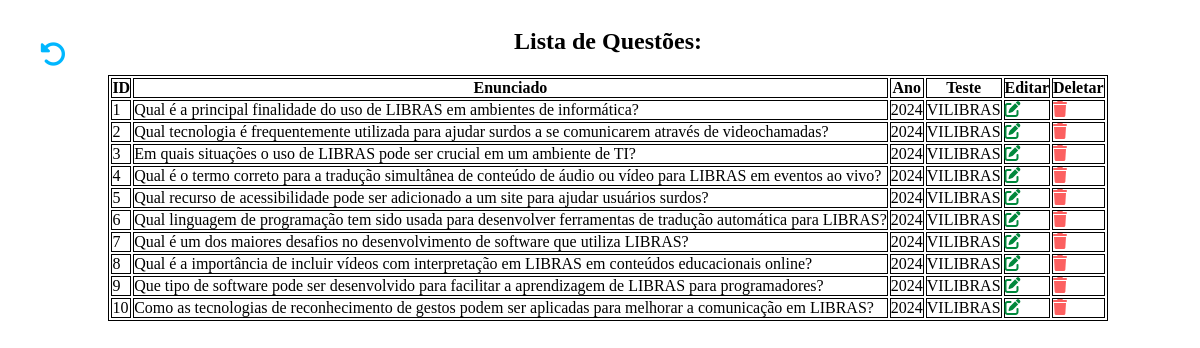
The page /app/pages/questoes/listQuestoes.php on the database its author committed.
### tables this page shows
CREATE TABLE questoes (
	id_questao INT PRIMARY KEY AUTO_INCREMENT,
	test VARCHAR(1000) NOT NULL,
	content VARCHAR(1000) NOT NULL,
	year VARCHAR(10) NOT NULL,
	title VARCHAR(1000) NOT NULL,
	answer_A VARCHAR(1000) NOT NULL,
	answer_B VARCHAR(1000) NOT NULL,
	answer_C VARCHAR(1000) NOT NULL,
	answer_D VARCHAR(1000) NOT NULL,
	answer_E VARCHAR(1000) NOT NULL,
	correct CHAR(1) NOT NULL,
	id_acertou INT
);

### app/actions/questoes/mostrarQuestoes.php (called while the page is built, shortened)
<?php
require_once("../../config/conecta.php");
$sql = "SELECT id_questao,title,test,content,year,correct,answer_A,answer_B,answer_C,answer_D,answer_E FROM questoes;";
$result = $mysqli->query($sql);
if($result->num_rows > 0){
    $questoes = $result->fetch_all(MYSQLI_ASSOC);
} else {
    $questoes = [];
}

### app/pages/questoes/listQuestoes.php (the view, shortened to what this page needs)
<?php
require_once("../../actions/questoes/mostrarQuestoes.php");
?>
<!DOCTYPE html>
<html lang="pt-br">
<head>
    <link rel="stylesheet" href="https://cdnjs.cloudflare.com/ajax/libs/font-awesome/6.2.1/css/all.min.css"
 />
</head>
<body>
    <main>
        <div class="return">
            <a href="../admin/dashboardAdmin.php"><i class="fa-solid fa-rotate-left"></i></a>
        </div>
        <h2>Lista de Questões: </h2>
        <table>
            <tr>
                <th>ID</th>
                <th>Enunciado</th>
                <th>Ano</th>
                <th>Teste</th>
                <th>Editar</th>
                <th>Deletar</th>
            </tr>
            <?php if(isset($questoes)) { foreach($questoes as $questao): ?>
            <tr>
                <td><?=$questao['id_questao']?></td>
                <td><?=$questao['title']?></td>
                <td><?=$questao['year']?></td>
                <td><?=$questao['test']?></td>
                <td><a href='../../pages/questoes/editarQuestaoForm.php?id=<?=$questao['id_questao']?>' id='edit'> <i class='fa-solid fa-pen-to-square'></i> </a></td>
                <td><a href='../../actions/questoes/excluirQuestao.php?id=<?=$questao['id_questao']?>' id='del'> <i class='fa-solid fa-trash'></i> </a></td>
            </tr>
            <?php endforeach;}?>
        </table>
    </main>
</body>
</html>

### app/pages/questoes/listQuestoes.php (style rules this page uses)
* { padding: 0; border: 0; box-sizing: border-box; }
body { width: 100%; height: auto; }
main { display: flex; flex-direction: column; justify-content: center; align-items: center; width: 100%; height: auto; }
td { min-height: 30px; }
table, th, td { border: 1px solid #000; }
a { text-decoration: none; color: inherit; }
.return { font-size: 20pt; color: #00b7ff; position: fixed; cursor: pointer; top: 40px; left: 40px; }
#edit { cursor: pointer; color: #00883b; }
#del { cursor: pointer; color: #fc6060; }

### rows shown on the page
questoes: id_questao "1", title "Qual é a principal finalidade do uso de LIBRAS em ambientes de informática?", year "2024", test "VILIBRAS"
questoes: id_questao "2", title "Qual tecnologia é frequentemente utilizada para ajudar surdos a se comunicarem através de videochamadas?", year "2024", test "VILIBRAS"
questoes: id_questao "3", title "Em quais situações o uso de LIBRAS pode ser crucial em um ambiente de TI?", year "2024", test "VILIBRAS"
questoes: id_questao "4", title "Qual é o termo correto para a tradução simultânea de conteúdo de áudio ou vídeo para LIBRAS em eventos ao vivo?", year "2024", test "VILIBRAS"
questoes: id_questao "5", title "Qual recurso de acessibilidade pode ser adicionado a um site para ajudar usuários surdos?", year "2024", test "VILIBRAS"
questoes: id_questao "6", title "Qual linguagem de programação tem sido usada para desenvolver ferramentas de tradução automática para LIBRAS?", year "2024", test "VILIBRAS"
questoes: id_questao "7", title "Qual é um dos maiores desafios no desenvolvimento de software que utiliza LIBRAS?", year "2024", test "VILIBRAS"
questoes: id_questao "8", title "Qual é a importância de incluir vídeos com interpretação em LIBRAS em conteúdos educacionais online?", year "2024", test "VILIBRAS"
questoes: id_questao "9", title "Que tipo de software pode ser desenvolvido para facilitar a aprendizagem de LIBRAS para programadores?", year "2024", test "VILIBRAS"
questoes: id_questao "10", title "Como as tecnologias de reconhecimento de gestos podem ser aplicadas para melhorar a comunicação em LIBRAS?", year "2024", test "VILIBRAS"
